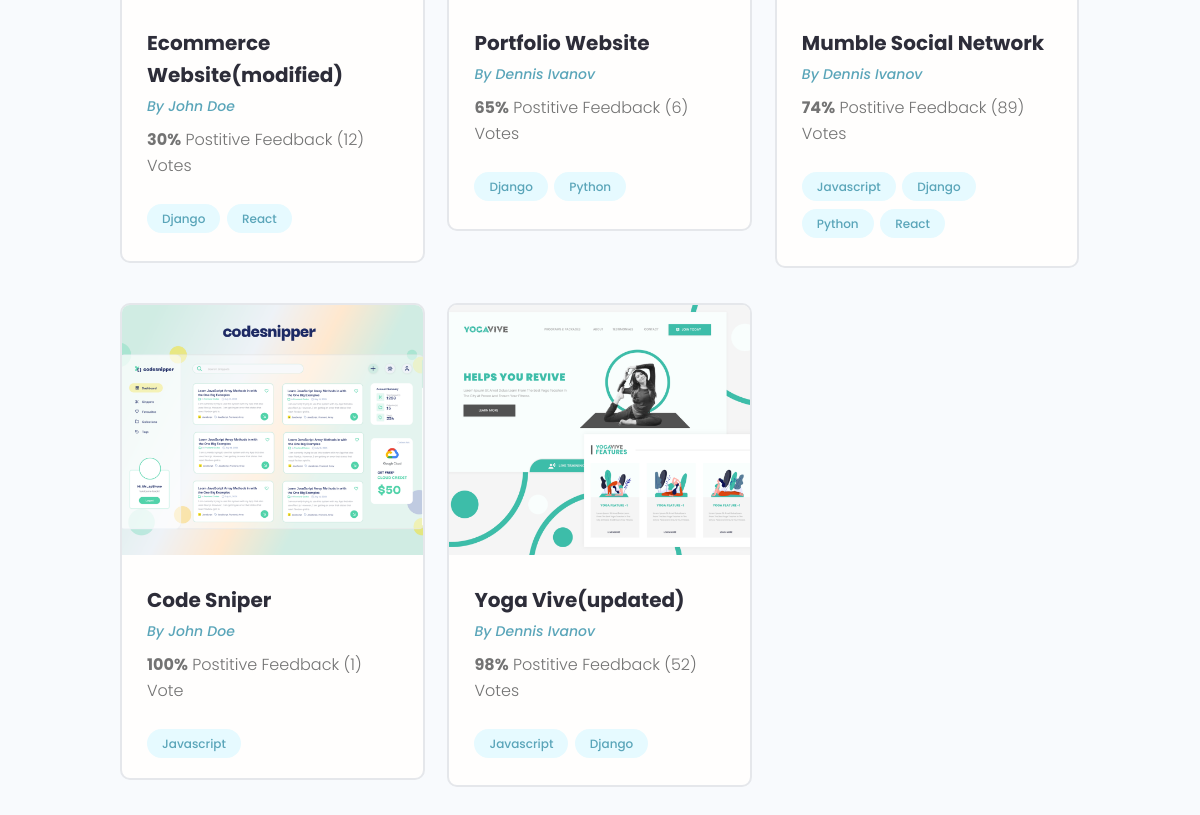
The page /projects/ (lower part) on the database as committed earlier.
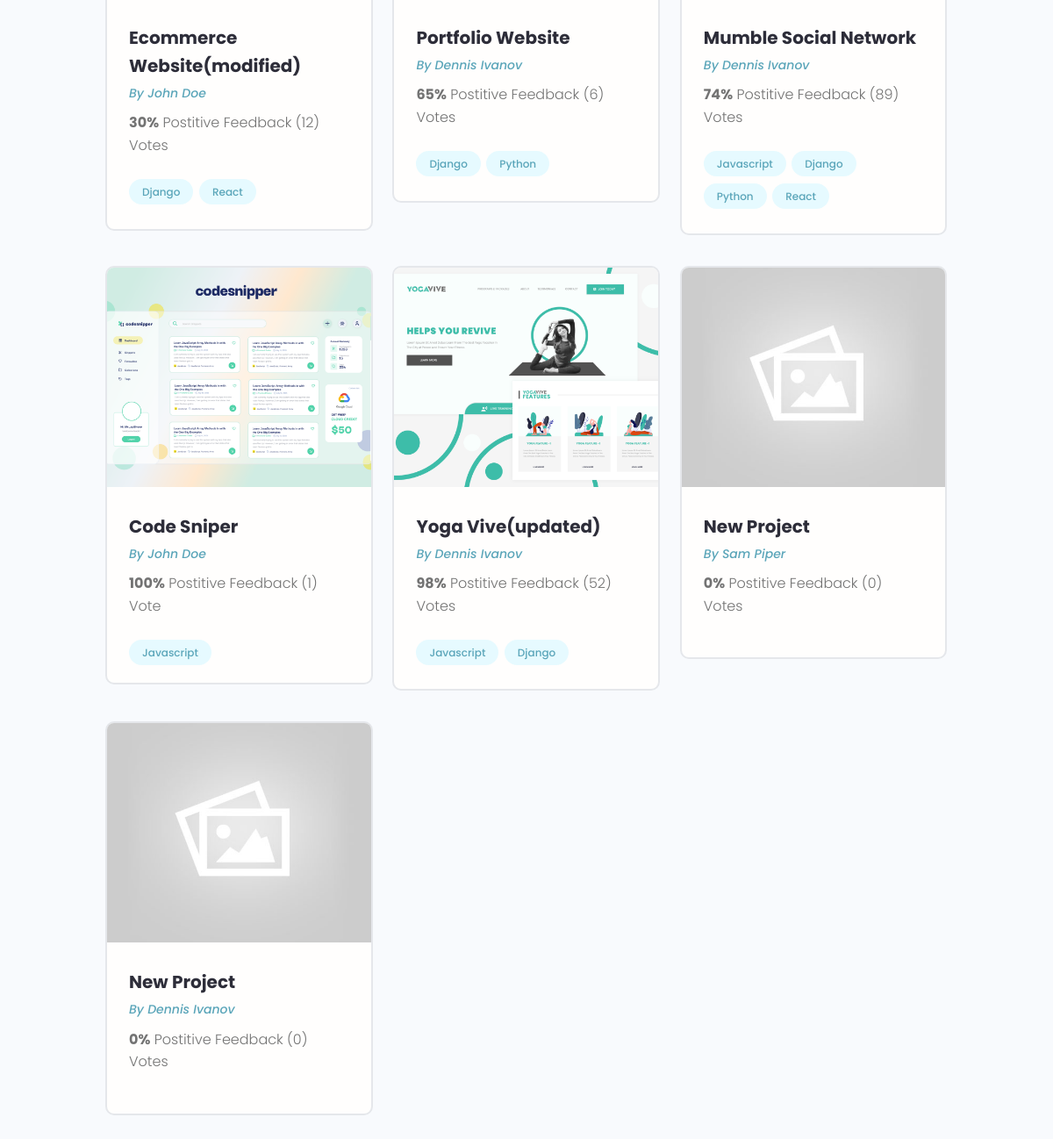
The same page on the database as committed later.
### projects/models.py (models this page shows, shortened)
class Project(models.Model):
    owner = models.ForeignKey(
        Profile, null=True, blank=True, on_delete=models.SET_NULL)
    title = models.CharField(max_length=200)
    description = models.TextField(null=True, blank=True)
    featured_image = models.ImageField(
        null=True, blank=True, default="default.jpg")
    demo_link = models.CharField(max_length=2000, null=True, blank=True)
    source_link = models.CharField(max_length=2000, null=True, blank=True)
    tags = models.ManyToManyField('Tag', blank=True)
    vote_total = models.IntegerField(default=0, null=True, blank=True)
    vote_ratio = models.IntegerField(default=0, null=True, blank=True)
    created = models.DateTimeField(auto_now_add=True)
    id = models.UUIDField(default=uuid.uuid4, unique=True, primary_key=True, editable=False)

class Tag(models.Model):
    name = models.CharField(max_length=200)
    created = models.DateTimeField(auto_now_add=True)
    id = models.UUIDField(default=uuid.uuid4, unique=True, primary_key=True, editable=False)
    def __str__(self):
        return self.name

### users/models.py (models this page shows, shortened)
class Profile(models.Model):
    user = models.OneToOneField(User, on_delete=models.CASCADE, null=True, blank=True)
    name = models.CharField(max_length=200, blank=True, null=True)
    email = models.EmailField(max_length=500, blank=True, null=True)
    username = models.CharField(max_length=200, blank=True, null=True)
    location = models.CharField(max_length=200, blank=True, null=True)
    short_intro = models.CharField(max_length=200, blank=True, null=True)
    bio = models.TextField(blank=True, null=True)
    profile_image = models.ImageField(blank=True, null=True, upload_to='profiles/',
    default="profiles/user-default.png")
    social_github = models.CharField(max_length=200, blank=True, null=True)
    social_twitter = models.CharField(max_length=200, blank=True, null=True)
    social_linkedin = models.CharField(max_length=200, blank=True, null=True)
    social_youtube = models.CharField(max_length=200, blank=True, null=True)
    social_website = models.CharField(max_length=200, blank=True, null=True)
    created = models.DateTimeField(auto_now_add=True)
    id = models.UUIDField(default=uuid.uuid4, unique=True, primary_key=True, editable=False)

### projects/views.py (the view)
# urls.py: path('projects/', include('projects.urls')),
def projects(request):
    projects = Project.objects.all()
    context = { 'projects':projects}
    return render(request, 'projects/projects.html', context)

### projects/templates/projects/projects.html (shortened to what this page needs)
{% extends 'main.html' %}
{% block content %}
<main class="projects">
    <section class="projectsList">
        <div class="container">
            <div class="grid grid--three">
                {% for project in projects %}
                <div class="column">
                    <div class="card project">
                        <a href="{% url 'project' project.id %}" class="project">
                            <img class="project__thumbnail" src="{{ project.featured_image.url }}" alt="project thumbnail" />
                            <div class="card__body">
                                <h3 class="project__title">{{project.title}}</h3>
                                <p><a class="project__author" href="{% url 'user-profile' project.owner.id %}">By {{project.owner.name}}</a></p>
                                <p class="project--rating">
                                    <span style="font-weight: bold;">{{project.vote_ratio}}%</span> Postitive
                                    Feedback ({{ project.vote_total }}) Vote{{ project.vote_total|pluralize:"s"}}
                                </p>
                                <div class="project__tags">
                                    {% for tag in project.tags.all %}
                                    <span class="tag tag--pill tag--main">
                                        <small>{{ tag }}</small>
                                    </span>
                                    {% endfor %}
                                </div>
                            </div>
                        </a>
                    </div>
                </div>
                {% endfor %}
            </div>
        </div>
    </section>
</main>
{% endblock content %}

Rows that differ between the two databases and show on the page:
added Project: featured_image (placeholder picture), title "New Project", owner.name "Sam Piper", vote_ratio "0", vote_total "0"
added Project: featured_image (placeholder picture), title "New Project", owner.name "Dennis Ivanov", vote_ratio "0", vote_total "0"
